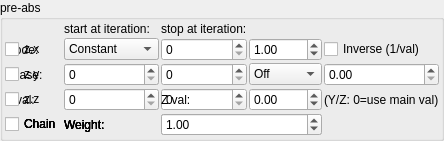
    <widget class="QGroupBox" name="groupBox">
     <property name="title">
      <string>pre-abs</string>
     </property>
     <layout class="QVBoxLayout" name="verticalLayout_3" stretch="0">
      <property name="spacing">
       <number>2</number>
      </property>
      <property name="leftMargin">
       <number>2</number>
      </property>
      <property name="topMargin">
       <number>2</number>
      </property>
      <property name="rightMargin">
       <number>2</number>
      </property>
      <property name="bottomMargin">
       <number>2</number>
      </property>
      <item>
       <layout class="QGridLayout" name="gridLayout_24" columnstretch="0,1,1">
        <property name="spacing">
         <number>2</number>
        </property>
        <item row="1" column="1">
         <widget class="MySpinBox" name="spinboxInt_transf_multiplier_start_iter_2x">
          <property name="sizePolicy">
           <sizepolicy hsizetype="Minimum" vsizetype="Maximum">
            <horstretch>0</horstretch>
            <verstretch>0</verstretch>
           </sizepolicy>
          </property>
          <property name="minimum">
           <number>0</number>
          </property>
          <property name="maximum">
           <number>999</number>
          </property>
          <property name="value">
           <number>0</number>
          </property>
         </widget>
        </item>
        <item row="3" column="2">
         <widget class="MySpinBox" name="spinboxInt_transf_multiplier_stop_iter_2z">
          <property name="sizePolicy">
           <sizepolicy hsizetype="Preferred" vsizetype="Maximum">
            <horstretch>0</horstretch>
            <verstretch>0</verstretch>
           </sizepolicy>
          </property>
          <property name="maximum">
           <number>999</number>
          </property>
         </widget>
        </item>
      <item row="1" column="0">
       <widget class="QLabel"><property name="text"><string>Mode:</string></property></widget>
      </item>
      <item row="1" column="1">
       <widget class="MyComboBox" name="comboBox_transf_multiplier_value_mode_2">
        <item><property name="text"><string notr="true">Constant</string></property></item>
        <item><property name="text"><string notr="true">Sine</string></property></item>
        <item><property name="text"><string notr="true">Ramp</string></property></item>
        <item><property name="text"><string notr="true">Exponential</string></property></item>
        <item><property name="text"><string notr="true">Triangle</string></property></item>
        <item><property name="text"><string notr="true">Square</string></property></item>
        <item><property name="text"><string notr="true">Smoothstep</string></property></item>
        <item><property name="text"><string notr="true">Noise</string></property></item>
        <item><property name="text"><string notr="true">Ping-pong</string></property></item>
        <item><property name="text"><string notr="true">Stepped</string></property></item>
       </widget>
      </item>
      <item row="1" column="2">
       <widget class="QLabel"><property name="text"><string>Freq:</string></property></widget>
      </item>
      <item row="1" column="3">
       <widget class="MyDoubleSpinBox" name="spinbox_transf_multiplier_frequency_2">
        <property name="minimum"><double>0.01</double></property><property name="maximum"><double>100.0</double></property>
        <property name="singleStep"><double>0.1</double></property><property name="value"><double>1.0</double></property>
       </widget>
      </item>
      <item row="1" column="4" colspan="2">
       <widget class="MyCheckBox" name="checkBox_transf_multiplier_inverse_2">
        <property name="text"><string>Inverse (1/val)</string></property>
       </widget>
      </item>
      <item row="2" column="0">
       <widget class="QLabel"><property name="text"><string>Phase:</string></property></widget>
      </item>
      <item row="2" column="1">
       <widget class="MyDoubleSpinBox" name="spinbox_transf_multiplier_phase_2">
        <property name="minimum"><double>-10.0</double></property><property name="maximum"><double>10.0</double></property>
        <property name="singleStep"><double>0.1</double></property><property name="value"><double>0.0</double></property>
       </widget>
      </item>
      <item row="2" column="2">
       <widget class="QLabel"><property name="text"><string>|z| gate:</string></property></widget>
      </item>
      <item row="2" column="3">
       <widget class="MyComboBox" name="comboBox_transf_multiplier_threshold_mode_2">
        <item><property name="text"><string notr="true">Off</string></property></item>
        <item><property name="text"><string notr="true">&gt; thresh</string></property></item>
        <item><property name="text"><string notr="true">&lt; thresh</string></property></item>
       </widget>
      </item>
      <item row="2" column="4" colspan="2">
       <widget class="MyDoubleSpinBox" name="spinbox_transf_multiplier_threshold_2">
        <property name="minimum"><double>0.0</double></property><property name="maximum"><double>1000.0</double></property>
        <property name="singleStep"><double>0.1</double></property><property name="value"><double>0.0</double></property>
       </widget>
      </item>
      <item row="3" column="0">
       <widget class="QLabel"><property name="text"><string>Y val:</string></property></widget>
      </item>
      <item row="3" column="1">
       <widget class="MyDoubleSpinBox" name="spinbox_transf_multiplier_scale_y_2">
        <property name="minimum"><double>-100.0</double></property><property name="maximum"><double>100.0</double></property>
        <property name="singleStep"><double>0.01</double></property><property name="value"><double>0.0</double></property>
       </widget>
      </item>
      <item row="3" column="2">
       <widget class="QLabel"><property name="text"><string>Z val:</string></property></widget>
      </item>
      <item row="3" column="3">
       <widget class="MyDoubleSpinBox" name="spinbox_transf_multiplier_scale_z_2">
        <property name="minimum"><double>-100.0</double></property><property name="maximum"><double>100.0</double></property>
        <property name="singleStep"><double>0.01</double></property><property name="value"><double>0.0</double></property>
       </widget>
      </item>
      <item row="3" column="4" colspan="2">
       <widget class="QLabel"><property name="text"><string notr="true">(Y/Z: 0=use main val)</string></property></widget>
      </item>
      <item row="4" column="0">
       <widget class="MyCheckBox" name="checkBox_transf_multiplier_chain_5">
        <property name="text"><string>Chain</string></property>
       </widget>
      </item>
      <item row="4" column="1">
       <widget class="QLabel"><property name="text"><string>Weight:</string></property></widget>
      </item>
      <item row="4" column="2" colspan="2">
       <widget class="MyDoubleSpinBox" name="spinbox_transf_multiplier_weight_5">
        <property name="minimum"><double>0.0</double></property><property name="maximum"><double>10.0</double></property>
        <property name="singleStep"><double>0.1</double></property><property name="value"><double>1.0</double></property>
       </widget>
      </item>
      <item row="4" column="0">
       <widget class="MyCheckBox" name="checkBox_transf_multiplier_chain_4">
        <property name="text"><string>Chain</string></property>
       </widget>
      </item>
      <item row="4" column="1">
       <widget class="QLabel"><property name="text"><string>Weight:</string></property></widget>
      </item>
      <item row="4" column="2" colspan="2">
       <widget class="MyDoubleSpinBox" name="spinbox_transf_multiplier_weight_4">
        <property name="minimum"><double>0.0</double></property><property name="maximum"><double>10.0</double></property>
        <property name="singleStep"><double>0.1</double></property><property name="value"><double>1.0</double></property>
       </widget>
      </item>
      <item row="4" column="0">
       <widget class="MyCheckBox" name="checkBox_transf_multiplier_chain_3">
        <property name="text"><string>Chain</string></property>
       </widget>
      </item>
      <item row="4" column="1">
       <widget class="QLabel"><property name="text"><string>Weight:</string></property></widget>
      </item>
      <item row="4" column="2" colspan="2">
       <widget class="MyDoubleSpinBox" name="spinbox_transf_multiplier_weight_3">
        <property name="minimum"><double>0.0</double></property><property name="maximum"><double>10.0</double></property>
        <property name="singleStep"><double>0.1</double></property><property name="value"><double>1.0</double></property>
       </widget>
      </item>
      <item row="4" column="0">
       <widget class="MyCheckBox" name="checkBox_transf_multiplier_chain_2">
        <property name="text"><string>Chain</string></property>
       </widget>
      </item>
      <item row="4" column="1">
       <widget class="QLabel"><property name="text"><string>Weight:</string></property></widget>
      </item>
      <item row="4" column="2" colspan="2">
       <widget class="MyDoubleSpinBox" name="spinbox_transf_multiplier_weight_2">
        <property name="minimum"><double>0.0</double></property><property name="maximum"><double>10.0</double></property>
        <property name="singleStep"><double>0.1</double></property><property name="value"><double>1.0</double></property>
       </widget>
      </item>
      <item row="4" column="0">
       <widget class="MyCheckBox" name="checkBox_transf_multiplier_chain_1">
        <property name="text"><string>Chain</string></property>
       </widget>
      </item>
      <item row="4" column="1">
       <widget class="QLabel"><property name="text"><string>Weight:</string></property></widget>
      </item>
      <item row="4" column="2" colspan="2">
       <widget class="MyDoubleSpinBox" name="spinbox_transf_multiplier_weight_1">
        <property name="minimum"><double>0.0</double></property><property name="maximum"><double>10.0</double></property>
        <property name="singleStep"><double>0.1</double></property><property name="value"><double>1.0</double></property>
       </widget>
      </item>
        <item row="2" column="1">
         <widget class="MySpinBox" name="spinboxInt_transf_multiplier_start_iter_2y">
          <property name="sizePolicy">
           <sizepolicy hsizetype="Minimum" vsizetype="Maximum">
            <horstretch>0</horstretch>
            <verstretch>0</verstretch>
           </sizepolicy>
          </property>
          <property name="minimum">
           <number>0</number>
          </property>
          <property name="maximum">
           <number>999</number>
          </property>
          <property name="value">
           <number>0</number>
          </property>
         </widget>
        </item>
        <item row="1" column="2">
         <widget class="MySpinBox" name="spinboxInt_transf_multiplier_stop_iter_2x">
          <property name="sizePolicy">
           <sizepolicy hsizetype="Preferred" vsizetype="Maximum">
            <horstretch>0</horstretch>
            <verstretch>0</verstretch>
           </sizepolicy>
          </property>
          <property name="maximum">
           <number>999</number>
          </property>
         </widget>
        </item>
        <item row="0" column="2">
         <widget class="QLabel" name="label_76">
          <property name="text">
           <string>stop at iteration:</string>
          </property>
         </widget>
        </item>
        <item row="3" column="1">
         <widget class="MySpinBox" name="spinboxInt_transf_multiplier_start_iter_2z">
          <property name="sizePolicy">
           <sizepolicy hsizetype="Minimum" vsizetype="Maximum">
            <horstretch>0</horstretch>
            <verstretch>0</verstretch>
           </sizepolicy>
          </property>
          <property name="minimum">
           <number>0</number>
          </property>
          <property name="maximum">
           <number>999</number>
          </property>
          <property name="value">
           <number>0</number>
          </property>
         </widget>
        </item>
        <item row="2" column="2">
         <widget class="MySpinBox" name="spinboxInt_transf_multiplier_stop_iter_2y">
          <property name="sizePolicy">
           <sizepolicy hsizetype="Preferred" vsizetype="Maximum">
            <horstretch>0</horstretch>
            <verstretch>0</verstretch>
           </sizepolicy>
          </property>
          <property name="maximum">
           <number>999</number>
          </property>
         </widget>
        </item>
        <item row="0" column="1">
         <widget class="QLabel" name="label_104">
          <property name="text">
           <string>start at iteration:</string>
          </property>
         </widget>
        </item>
        <item row="3" column="0">
         <widget class="MyCheckBox" name="checkBox_transf_function_enabledAz_false">
          <property name="text">
           <string notr="true">z.z</string>
          </property>
         </widget>
        </item>
        <item row="1" column="0">
         <widget class="MyCheckBox" name="checkBox_transf_function_enabledAx">
          <property name="text">
           <string notr="true">z.x</string>
          </property>
         </widget>
        </item>
        <item row="2" column="0">
         <widget class="MyCheckBox" name="checkBox_transf_function_enabledAy">
          <property name="text">
           <string notr="true">z.y</string>
          </property>
         </widget>
        </item>
       </layout>
      </item>
     </layout>
    </widget>
